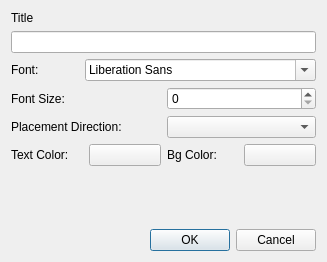
<?xml version="1.0" encoding="UTF-8"?>
<ui version="4.0">
 <class>titleOptions</class>
 <widget class="QDialog" name="titleOptions">
  <property name="geometry">
   <rect>
    <x>0</x>
    <y>0</y>
    <width>327</width>
    <height>262</height>
   </rect>
  </property>
  <property name="sizePolicy">
   <sizepolicy hsizetype="Minimum" vsizetype="Preferred">
    <horstretch>0</horstretch>
    <verstretch>0</verstretch>
   </sizepolicy>
  </property>
  <property name="windowTitle">
   <string>Options</string>
  </property>
  <layout class="QVBoxLayout" name="verticalLayout">
   <item>
    <layout class="QVBoxLayout" name="verticalLayout_2">
     <item>
      <widget class="QLabel" name="label_3">
       <property name="text">
        <string>Title</string>
       </property>
      </widget>
     </item>
     <item>
      <widget class="QLineEdit" name="titleEdit"/>
     </item>
     <item>
      <layout class="QHBoxLayout" name="horizontalLayout_4">
       <item>
        <widget class="QLabel" name="label">
         <property name="text">
          <string>Font:</string>
         </property>
        </widget>
       </item>
       <item alignment="Qt::AlignHCenter|Qt::AlignVCenter">
        <widget class="QFontComboBox" name="font"/>
       </item>
      </layout>
     </item>
     <item>
      <layout class="QHBoxLayout" name="horizontalLayout_5">
       <item>
        <widget class="QLabel" name="label_2">
         <property name="text">
          <string>Font Size:</string>
         </property>
        </widget>
       </item>
       <item>
        <widget class="QSpinBox" name="fontsize"/>
       </item>
      </layout>
     </item>
     <item>
      <layout class="QHBoxLayout" name="horizontalLayout">
       <item>
        <widget class="QLabel" name="label_5">
         <property name="text">
          <string>Placement Direction:</string>
         </property>
        </widget>
       </item>
       <item>
        <widget class="QComboBox" name="placement"/>
       </item>
      </layout>
     </item>
     <item>
      <layout class="QHBoxLayout" name="horizontalLayout_3">
       <item>
        <widget class="QLabel" name="label_6">
         <property name="text">
          <string>Text Color:</string>
         </property>
        </widget>
       </item>
       <item>
        <widget class="QgsColorButton" name="text_color"/>
       </item>
       <item>
        <widget class="QLabel" name="label_7">
         <property name="text">
          <string>Bg Color:</string>
         </property>
        </widget>
       </item>
       <item>
        <widget class="QgsColorButton" name="bg_color"/>
       </item>
      </layout>
     </item>
    </layout>
   </item>
   <item>
    <widget class="QLabel" name="label_4">
     <property name="text">
      <string/>
     </property>
    </widget>
   </item>
   <item>
    <widget class="QDialogButtonBox" name="buttonBox">
     <property name="orientation">
      <enum>Qt::Horizontal</enum>
     </property>
     <property name="standardButtons">
      <set>QDialogButtonBox::Cancel|QDialogButtonBox::Ok</set>
     </property>
    </widget>
   </item>
  </layout>
 </widget>
 <customwidgets>
  <customwidget>
   <class>QgsColorButton</class>
   <extends>QPushButton</extends>
   <header>qgscolorbutton.h</header>
  </customwidget>
 </customwidgets>
 <resources/>
 <connections>
  <connection>
   <sender>buttonBox</sender>
   <signal>accepted()</signal>
   <receiver>titleOptions</receiver>
   <slot>accept()</slot>
   <hints>
    <hint type="sourcelabel">
     <x>248</x>
     <y>254</y>
    </hint>
    <hint type="destinationlabel">
     <x>157</x>
     <y>274</y>
    </hint>
   </hints>
  </connection>
  <connection>
   <sender>buttonBox</sender>
   <signal>rejected()</signal>
   <receiver>titleOptions</receiver>
   <slot>reject()</slot>
   <hints>
    <hint type="sourcelabel">
     <x>316</x>
     <y>260</y>
    </hint>
    <hint type="destinationlabel">
     <x>286</x>
     <y>274</y>
    </hint>
   </hints>
  </connection>
 </connections>
</ui>
